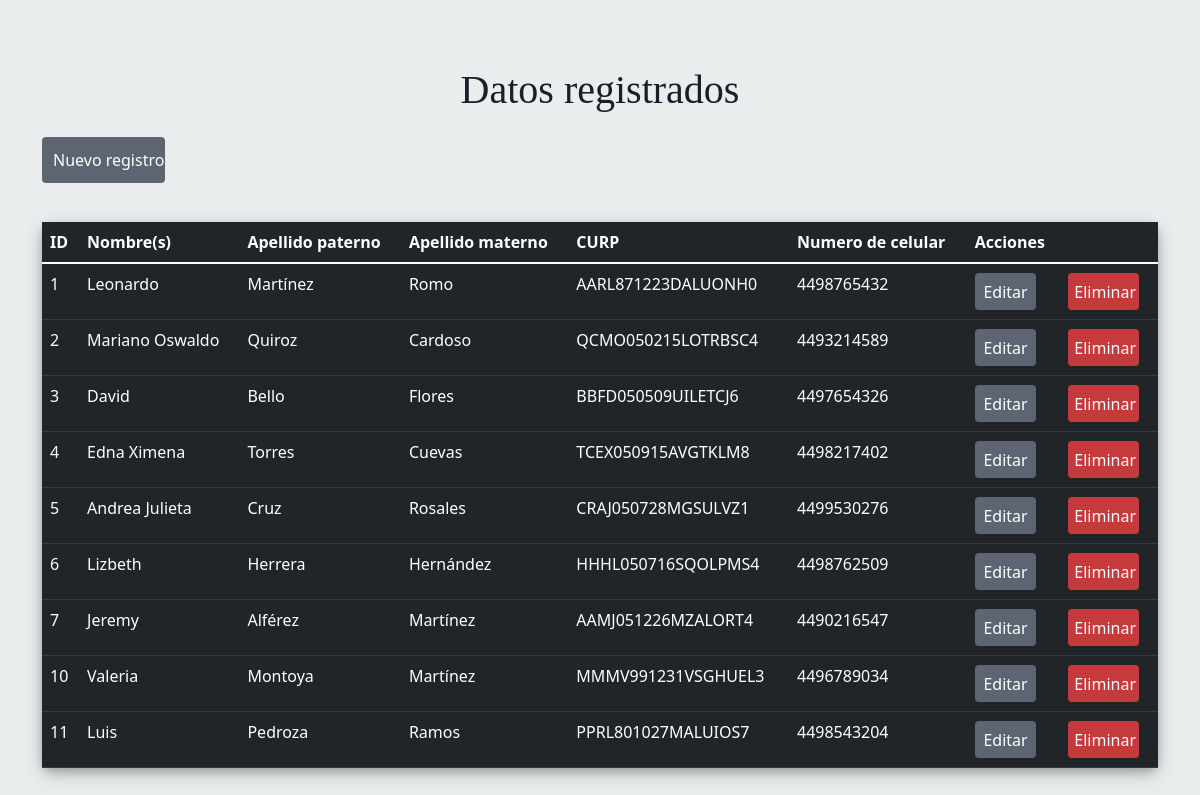
The page /index_consultar_datos.php on the database its author committed.
### tables this page shows
CREATE TABLE `registro` (
  `id` int(10) NOT NULL,
  `nombres` text NOT NULL,
  `apellido_paterno` text NOT NULL,
  `apellido_materno` text NOT NULL,
  `CURP` varchar(18) NOT NULL,
  `numero_celular` varchar(10) NOT NULL
);

### index_consultar_datos.php (the view, shortened to what this page needs)
<?php
    include("conexion.php");
    $sql="SELECT *  FROM registro";
?>
<!DOCTYPE html>
<html lang="en">
    <head>
        <link href="https://cdn.jsdelivr.net/npm/bootstrap@5.1.3/dist/css/bootstrap.min.css" rel="stylesheet">
        <link rel="stylesheet" href="style_consulta_datos.css">
    </head>
    <body>
      <div class="container">
      <h1 class="text-center"><br><font style="font-family: Dominique" color="#17202A">Datos registrados</font></h1>
      <a href="index.php"><input type="button" class="boton_insertar" value="Nuevo registro"></a><br>
        <div class="col-md-12">
          <table class="table table-dark table-hover" >
            <thead>
              <tr>
                <th>ID</th>
                <th>Nombre(s)</th>
                <th>Apellido paterno</th>
                <th>Apellido materno</th>
                <th>CURP</th>
                <th>Numero de celular</th>
                <th>Acciones</th>
                <th></th>
              </tr>
            </thead>
            <tbody>
              <?php
                $query=mysqli_query($conexion,$sql);
                while($row=mysqli_fetch_assoc($query)){
              ?>
                <tr>
                  <td><?php  echo $row['id']?></td>
                  <td><?php  echo $row['nombres']?></td>
                  <td><?php  echo $row['apellido_paterno']?></td>
                  <td><?php  echo $row['apellido_materno']?></td>
                  <td><?php  echo $row['CURP']?></td>
                  <td><?php  echo $row['numero_celular']?></td>
                  <td><a href="editar.php?id=<?php echo $row['id'];?>"><input type="button" class="boton_editar" value="Editar"></a></td><td><a href="eliminar_proceso.php?id=<?php echo $row['id'];?>"><input type="button" class="boton_eliminar" value="Eliminar"></a></td>
                </tr>
              <?php
                  }
              ?>
            </tbody>
          </table>
        </div>
      </div>
    </body>
</html>

### style_consulta_datos.css (style rules this page uses)
body { background:#EAEDED ; }
.container { min-height: 100vh; display: flex; justify-content: center; align-items: right; flex-direction: column; }
.container table { padding: 20px; border-radius: 10px; box-shadow: 0 4px 8px 0 rgba(0, 0, 0, 0.2), 0 6px 20px 0 rgba(0, 0, 0, 0.19); }
.container .boton_insertar { width: 11%; background: #5d6472; border: none; border-radius: 4px; padding: 11px; color: white; position:right ; margin: 15px 0; font-size: 16px; }
.container .boton_editar { width: 80%; background: #5d6472; border: none; border-radius: 4px; padding: 6.5px; color: white; margin: 1px 0; font-size: 16px; }
.container .boton_eliminar { width: 87%; background: #c53a3a; border: none; border-radius: 4px; padding: 6.5px; color: white; margin: 1px 0; font-size: 16px; }

### rows shown on the page
registro: id "1", nombres "Leonardo", apellido_paterno "Martínez", apellido_materno "Romo", CURP "AARL871223DALUONH0", numero_celular "4498765432"
registro: id "2", nombres "Mariano Oswaldo", apellido_paterno "Quiroz", apellido_materno "Cardoso", CURP "QCMO050215LOTRBSC4", numero_celular "4493214589"
registro: id "3", nombres "David", apellido_paterno "Bello", apellido_materno "Flores", CURP "BBFD050509UILETCJ6", numero_celular "4497654326"
registro: id "4", nombres "Edna Ximena", apellido_paterno "Torres", apellido_materno "Cuevas", CURP "TCEX050915AVGTKLM8", numero_celular "4498217402"
registro: id "5", nombres "Andrea Julieta", apellido_paterno "Cruz", apellido_materno "Rosales", CURP "CRAJ050728MGSULVZ1", numero_celular "4499530276"
registro: id "6", nombres "Lizbeth", apellido_paterno "Herrera", apellido_materno "Hernández", CURP "HHHL050716SQOLPMS4", numero_celular "4498762509"
registro: id "7", nombres "Jeremy", apellido_paterno "Alférez", apellido_materno "Martínez", CURP "AAMJ051226MZALORT4", numero_celular "4490216547"
registro: id "10", nombres "Valeria", apellido_paterno "Montoya", apellido_materno "Martínez", CURP "MMMV991231VSGHUEL3", numero_celular "4496789034"
registro: id "11", nombres "Luis", apellido_paterno "Pedroza", apellido_materno "Ramos", CURP "PPRL801027MALUIOS7", numero_celular "4498543204"
